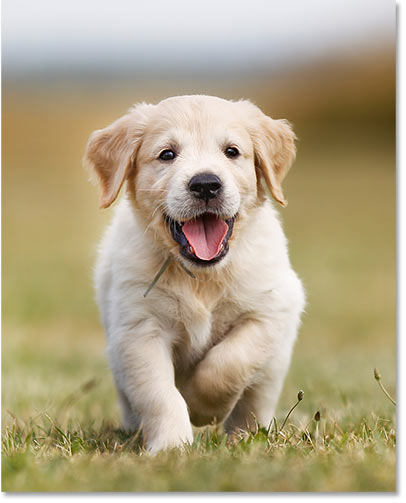
#> input picture 3-1.jpg, 406 x 503 px, given in place of 2-1.png, which was not available
$ jupyter execute 'Q2- Image Sharpening.ipynb'   (text cells are left out)
#> lines starting #> are read from the running program, lines starting #| are printed output that depends on the picture; pictures that were not available may be replaced by others from this repository, and a replacement may not be noted
[cell 1]
import cv2 as cv
import numpy as np
from matplotlib import pyplot as plt

[cell 2]
img1 = cv.imread('2-1.png')
#> img1 is the input picture: shape (503, 406, 3); mean B, G, R 133.8, 164, 176.7
img2 = cv.imread('2-2.png')
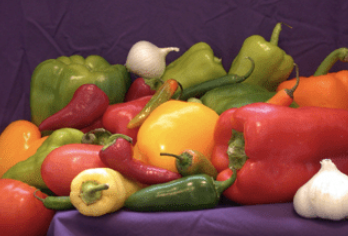
#> input picture 2-2.png, 348 x 236 px
#> img2 is the input picture: shape (236, 348, 3); mean B, G, R 63, 80.5, 128.8

gray1 = cv.cvtColor(img1, cv.COLOR_BGR2GRAY)
gray2 = cv.cvtColor(img2, cv.COLOR_BGR2GRAY)

alpha1=1
alpha=1.5
alpha5 = 5

[cell 3]
laplacian1=cv.Laplacian(gray1,cv.CV_64F)
laplacian1 = cv.convertScaleAbs(laplacian1)
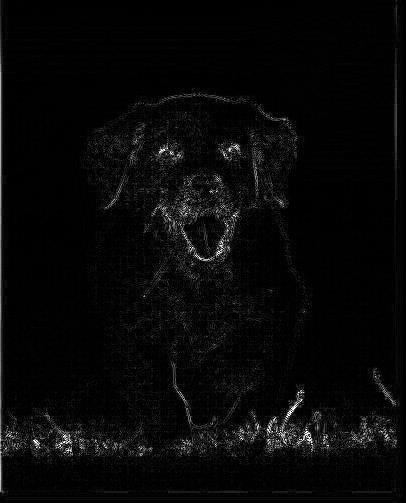
#> laplacian1: shape (503, 406); min 0, max 255, mean 8.1

sharp_laplacian_moon1 = cv.addWeighted(gray1, 1, laplacian1, alpha1, 0)
sharp_laplacian_moon2=cv.addWeighted(gray1, 1, laplacian1, alpha, 0)
sharp_laplacian_moon3=cv.addWeighted(gray1, 1, laplacian1, alpha5, 0)
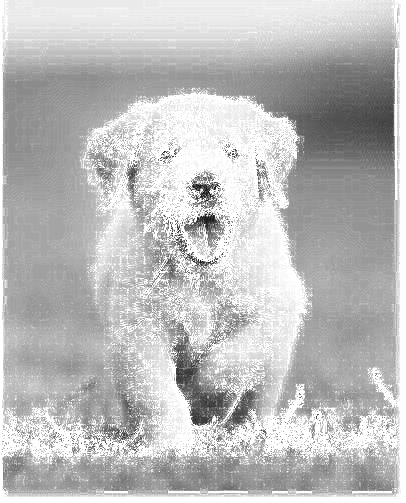
#> sharp_laplacian_moon3: shape (503, 406); min 15, max 255, mean 188.8


#
laplacian2=cv.Laplacian(gray2,cv.CV_64F)
laplacian2 = cv.convertScaleAbs(laplacian2)
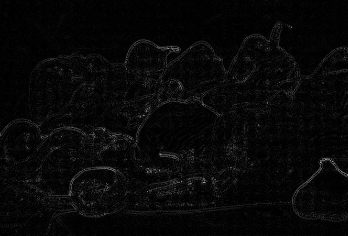
#> laplacian2: shape (236, 348); min 0, max 158, mean 7.9
sharp_laplacian_F1 = cv.addWeighted(gray2, 1, laplacian2, alpha1, 0)
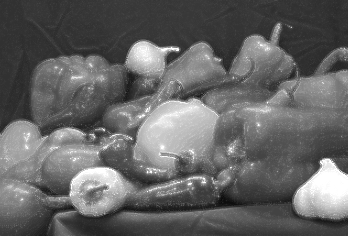
#> sharp_laplacian_F1: shape (236, 348); min 11, max 255, mean 100.7
sharp_laplacian_F2=cv.addWeighted(gray2, 1, laplacian2, alpha, 0)
sharp_laplacian_F3=cv.addWeighted(gray2, 1, laplacian2, alpha5, 0)
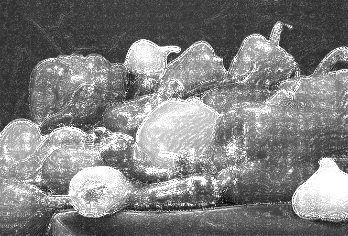
#> sharp_laplacian_F3: shape (236, 348); min 11, max 255, mean 127.6

plt.figure(figsize=(24, 12))
plt.subplot(2, 5, 1)
plt.title('Original Image 1')
plt.imshow(img1)
plt.axis('off')


plt.subplot(2, 5, 2)
plt.title('Laplacian Image 1')
plt.imshow(laplacian1, cmap='gray')
plt.axis('off')

plt.subplot(2, 5, 3)
plt.title('Sharpened Laplacian Image 1 with alpha 1')
plt.imshow(sharp_laplacian_moon1,cmap='gray' )
plt.axis('off')

plt.subplot(2, 5, 4)
plt.title('Sharpened Laplacian Image 1 with alpha 1.5')
plt.imshow(sharp_laplacian_moon2,cmap='gray' )
plt.axis('off')

plt.subplot(2, 5, 5)
plt.title('Sharpened Laplacian Image 1 with alpha 5')
plt.imshow(sharp_laplacian_moon3,cmap='gray' )
plt.axis('off')

plt.subplot(2, 5, 6)
plt.title('Original Image 2')
plt.imshow(img2)
plt.axis('off')

plt.subplot(2, 5, 7)
plt.title('Laplacian Image 2')
plt.imshow(laplacian2, cmap='gray')
plt.axis('off')

plt.subplot(2, 5, 8)
plt.title('Sharpened Laplacian Image 2 with alpha 1')
plt.imshow(sharp_laplacian_F1, cmap='gray')
plt.axis('off')

plt.subplot(2, 5, 9)
plt.title('Sharpened Laplacian Image 2 with alpha 1.5')
plt.imshow(sharp_laplacian_F2, cmap='gray')
plt.axis('off')

plt.subplot(2, 5, 10)
plt.title('Sharpened Laplacian Image 2 with alpha 5')
plt.imshow(sharp_laplacian_F3, cmap='gray')
plt.axis('off')

plt.tight_layout()
plt.show()
#> figure, not shown here; B, G, R data is drawn as R, G, B

[cell 4]
blurred1 = cv.GaussianBlur(gray1, (5, 5), 0)
sharpened_gaussian_moon1 = cv.addWeighted(gray1, alpha1, blurred1, -0.5, 0)
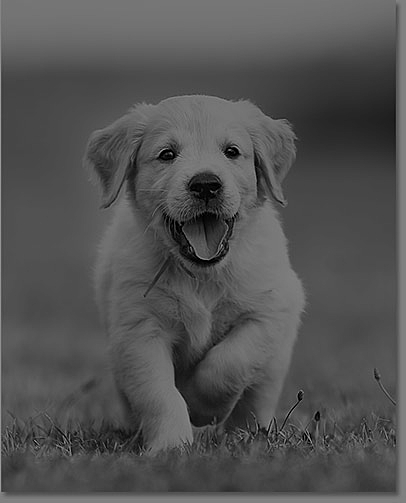
#> sharpened_gaussian_moon1: shape (503, 406); min 0, max 174, mean 82.2
sharpened_gaussian_moon2 = cv.addWeighted(gray1, alpha, blurred1, -0.5, 0)
sharpened_gaussian_moon3 = cv.addWeighted(gray1, alpha5, blurred1, -0.5, 0)
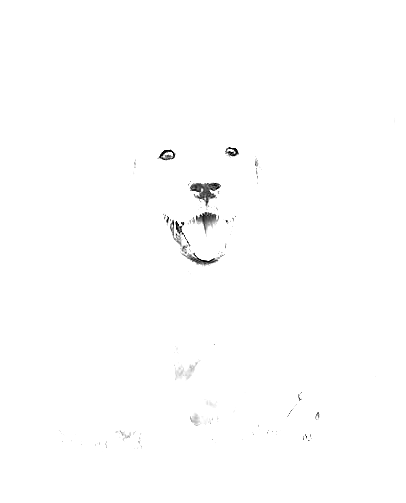
#> sharpened_gaussian_moon3: shape (503, 406); min 0, max 255, mean 253.9


blurred2 = cv.GaussianBlur(gray2, (5, 5), 0)
sharpened_gaussian_F1 = cv.addWeighted(gray2, alpha1, blurred2, -0.5, 0)
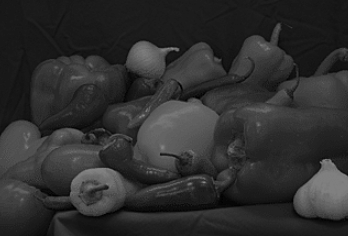
#> sharpened_gaussian_F1: shape (236, 348); min 0, max 137, mean 46.5
sharpened_gaussian_F2 = cv.addWeighted(gray2, alpha, blurred2, -0.5, 0)
sharpened_gaussian_F3 = cv.addWeighted(gray2, alpha5, blurred2, -0.5, 0)
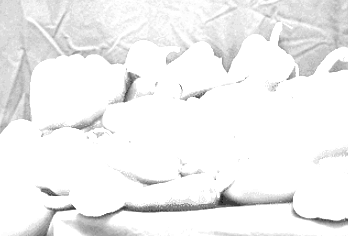
#> sharpened_gaussian_F3: shape (236, 348); min 20, max 255, mean 241.6


plt.figure(figsize=(24, 12))
plt.subplot(2, 5, 1)
plt.title('Original Image 1')
plt.imshow(img1)
plt.axis('off')


plt.subplot(2, 5, 2)
plt.title('Blurred Image 1')
plt.imshow(blurred1, cmap='gray')
plt.axis('off')

plt.subplot(2, 5, 3)
plt.title('Sharpened Gaussian Image 1 with alpha 1')
plt.imshow(sharpened_gaussian_moon1,cmap='gray' )
plt.axis('off')

plt.subplot(2, 5, 4)
plt.title('Sharpened Gaussian Image 1 with alpha 1.5')
plt.imshow(sharpened_gaussian_moon2,cmap='gray' )
plt.axis('off')

plt.subplot(2, 5, 5)
plt.title('Sharpened Gaussian Image 1 with alpha 5')
plt.imshow(sharpened_gaussian_moon3,cmap='gray' )
plt.axis('off')

plt.subplot(2, 5, 6)
plt.title('Original Image 2')
plt.imshow(img2)
plt.axis('off')

plt.subplot(2, 5, 7)
plt.title('Blurred Image 2')
plt.imshow(blurred2, cmap='gray')
plt.axis('off')

plt.subplot(2, 5, 8)
plt.title('Sharpened Gaussian Image 2 with alpha 1')
plt.imshow(sharpened_gaussian_F1, cmap='gray')
plt.axis('off')

plt.subplot(2, 5, 9)
plt.title('Sharpened Gaussian Image 2 with alpha 1.5')
plt.imshow(sharpened_gaussian_F2, cmap='gray')
plt.axis('off')

plt.subplot(2, 5, 10)
plt.title('Sharpened Gaussian Image 2 with alpha 5')
plt.imshow(sharpened_gaussian_F3, cmap='gray')
plt.axis('off')

plt.tight_layout()
plt.show()
#> figure, not shown here; B, G, R data is drawn as R, G, B
